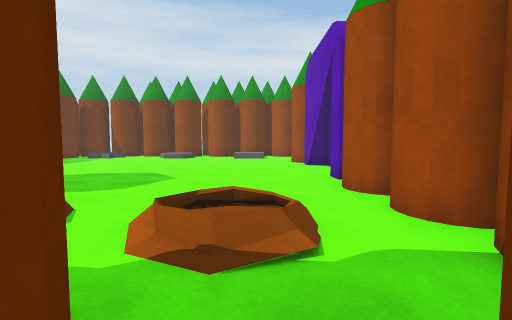
[1] (above)

19 first-person views from a walk through a Unity game level. The camera is 1.2 m above the floor, tilts 4° down and sees 85° across. The floor is counted in squares, 1 m on a side. Each view is taken from the middle of a square. On the plan, view 1 faces up. The plan holds only what a view shows up to about 13 squares ahead; the rest is blank. The place goes on beyond the plan. The player is left out. Some animated figures are left out.

[2]
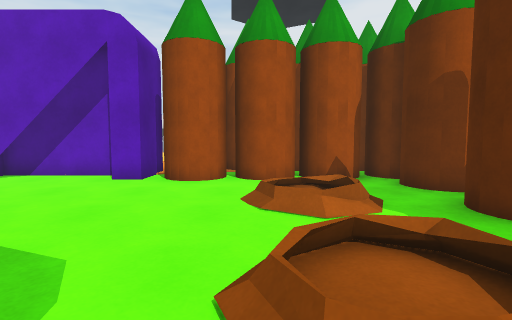

[3]
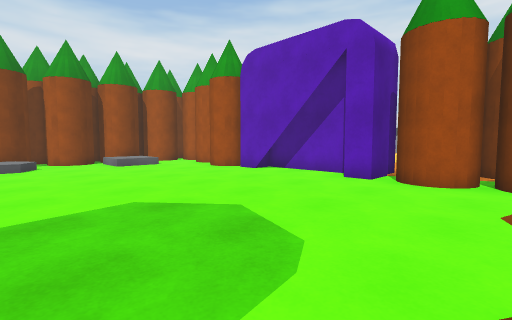

[4]
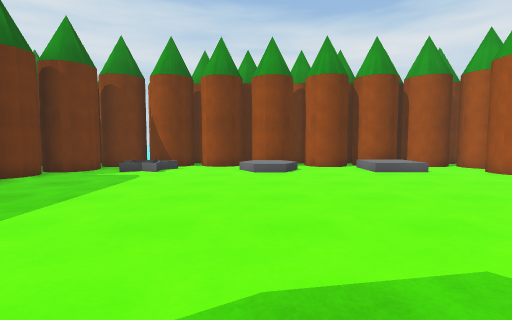

[5]
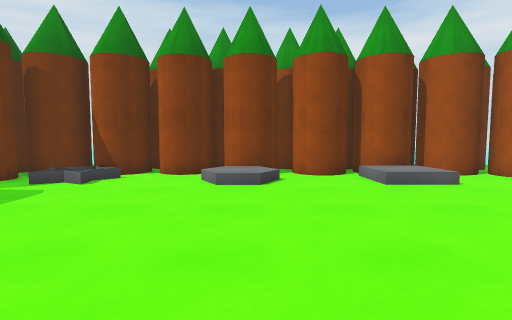

[6]
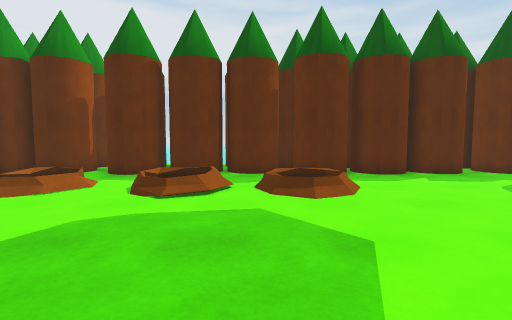

[7]
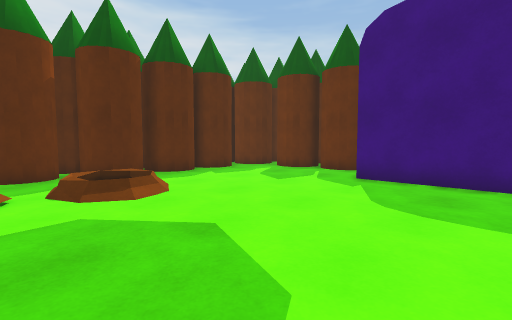

[8]
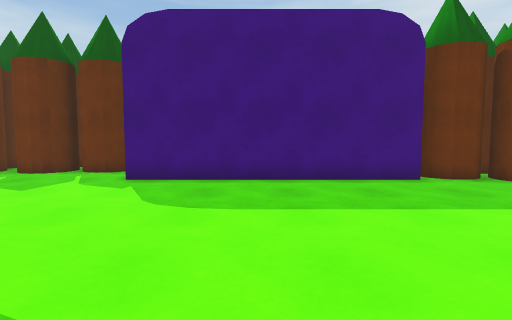

[9]
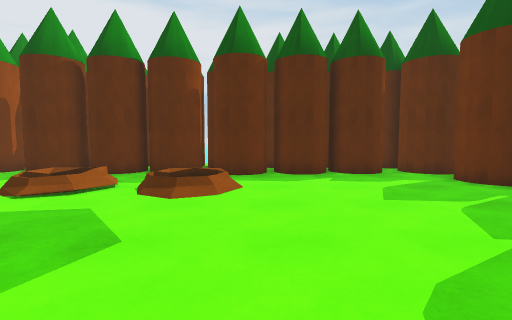

[10]
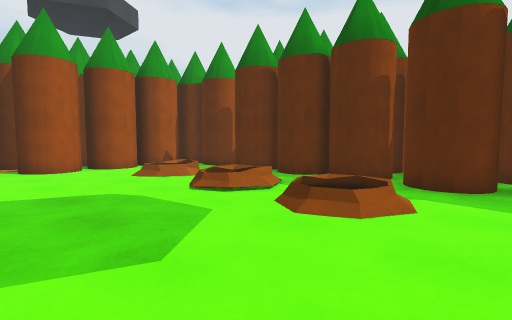

[11]
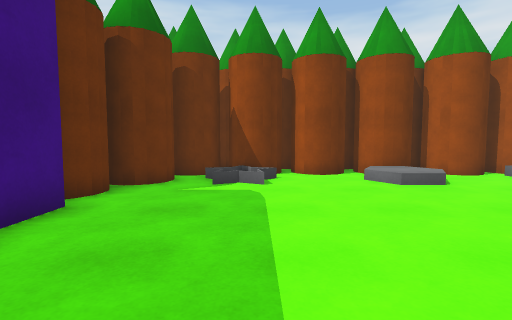

[12]
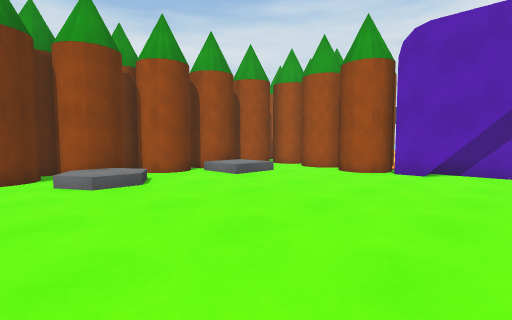

[13]
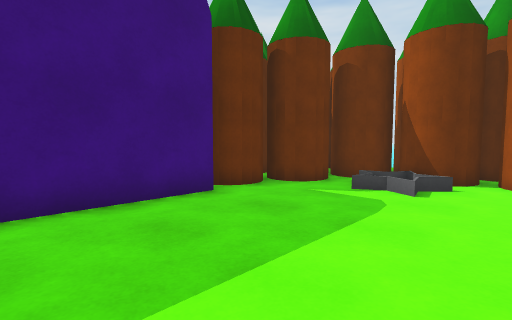

[14]
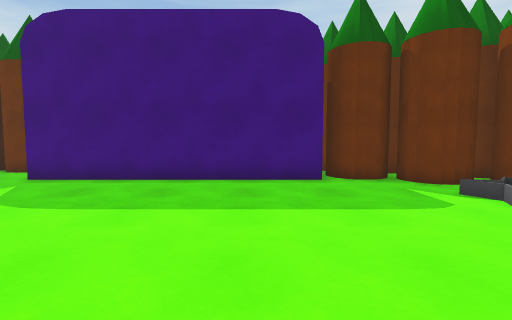

[15]
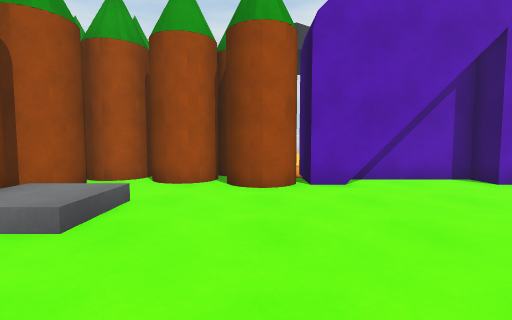

[16]
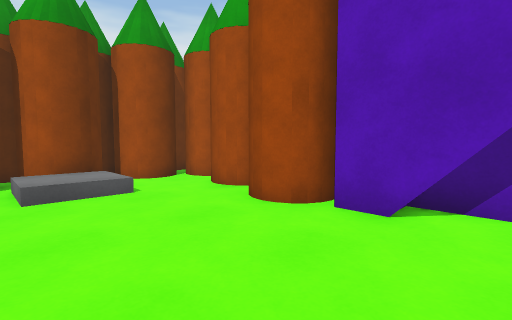

[17]
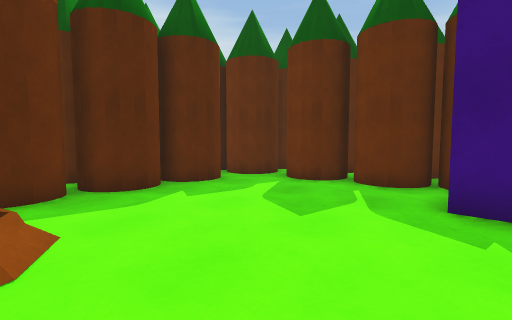

[18]
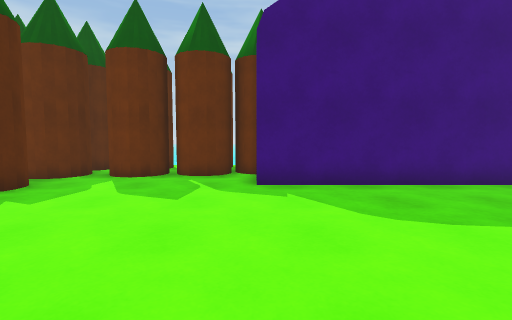

[19]
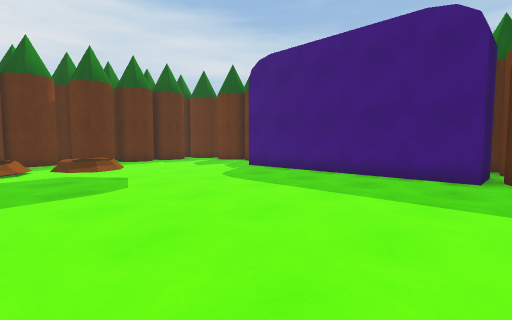

### Floor plan
Key: @ floor where view 1 was taken; # wall or solid block; . main floor; : floor 0.25 m higher than the main floor; / step, stairs or slope; S star; O other object.
Columns run from 18 left of view 1 to 6 right of it. Each row starts with its distance up from view 1.
 24   O OO O OOOO OOOO O    #
 23   O OOOO O OOOOOOO O# OO#
 22  OOOOOO#O#OOOOOOOOOOO O
 21  OOO#OO#O#O##O.OO#OOO#O
 20  OOOOO.  ...  .......OO#
 19   O#OO.S.............#O
 18    OO................OO
 17  OOOO................##O
 16 ##O##...............#O O#
 15     #...............OOO
 14     #................###
 13     #................##
 12     #................##
 11     #.................#
 10     #.................#
  9     #................###
  8     #................#OOO
  7   ###................OOOO
  6 ###..................#O#O
  5 #OOO......//.//../...OOOO
  4  O#......./..O././...O O
  3 O O#.......:./O/./:..OOOO
  2 OOOO.................OO O
  1 #OO#.#OO#OO...###O.#####O
  0 OOOO#OOOOOO#OOOOOO@OOOO O
 -1  OO## OO#OO# O  OO## O
 -2 OO   OO O#OOOO###OOOO
 -3  OO    OOO  O     O O

Positions as (right, up) in squares from view 1, and headings:
1: (0, 0), facing up
2: (-6, 5), facing right
3: (-6, 5), facing up-right
4: (-6, 8), facing up
5: (-5, 11), facing up
6: (-6, 11), facing down
7: (-5, 11), facing down-left
8: (-5, 11), facing left
9: (-9, 11), facing down
10: (-10, 9), facing down-right
11: (-10, 11), facing up
12: (-8, 11), facing up-right
13: (-8, 12), facing up-left
14: (-5, 14), facing left
15: (-5, 16), facing right
16: (-2, 12), facing up-right
17: (-8, 8), facing down-left
18: (-6, 7), facing left
19: (-4, 17), facing down-left
